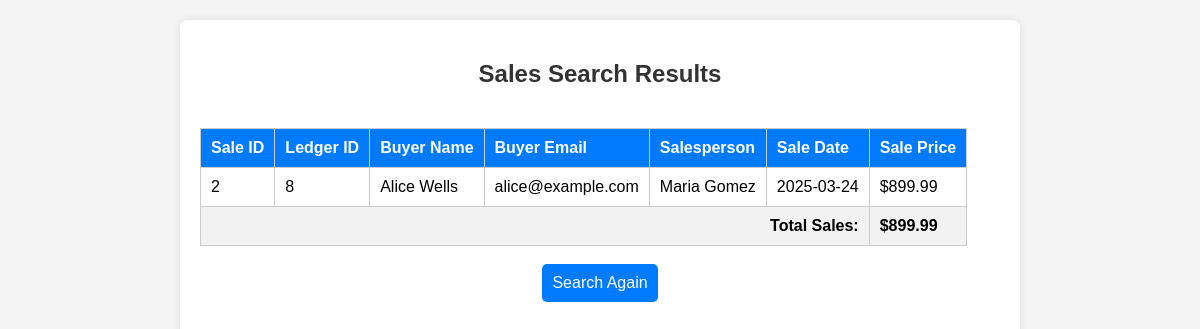
The app's page /atsv2/sales_search_results.php?BuyerName=Alice with its own data.
### tables this page shows
CREATE TABLE `salesrecord` (
  `SaleID` int(11) NOT NULL,
  `LedgerID` int(11) NOT NULL,
  `SalesPersonID` int(11) DEFAULT NULL,
  `BuyerName` varchar(255) DEFAULT NULL,
  `SaleDate` date DEFAULT NULL,
  `SalePrice` decimal(10,2) DEFAULT NULL,
  `buyer_id` int(11) DEFAULT NULL
);

CREATE TABLE `buyer` (
  `buyer_id` int(11) NOT NULL,
  `first_name` varchar(100) DEFAULT NULL,
  `last_name` varchar(100) DEFAULT NULL,
  `email` varchar(100) DEFAULT NULL,
  `phone_number` varchar(20) DEFAULT NULL
);

CREATE TABLE `salesperson` (
  `SalesPersonID` int(11) NOT NULL,
  `SalesPersonName` varchar(50) NOT NULL
);

### atsv2/sales_search_results.php (the view, shortened to what this page needs)
<?php
$servername = "localhost";
$username = "root";
$password = "";
$dbname = "atsv2";
$conn = new mysqli($servername, $username, $password, $dbname);
$conditions = [];
$params = [];
$types = "";
if (!empty($_GET['BuyerName'])) {
    $conditions[] = "(b.first_name LIKE ? OR b.last_name LIKE ?)";
    $types .= "ss";
    $nameParam = "%" . $_GET['BuyerName'] . "%";
    $params[] = $nameParam;
    $params[] = $nameParam;
}
$sql = "
    SELECT s.SaleID, s.LedgerID, s.SaleDate, s.SalePrice,
           sp.SalesPersonName, b.first_name, b.last_name, b.email AS BuyerEmail
    FROM salesrecord s
    LEFT JOIN salesperson sp ON s.SalesPersonID = sp.SalesPersonID
    LEFT JOIN buyer b ON s.buyer_id = b.buyer_id
";
if (!empty($conditions)) {
    $sql .= " WHERE " . implode(" AND ", $conditions);
}
$stmt = $conn->prepare($sql);
if (!empty($params)) {
    $stmt->bind_param($types, ...$params);
}
$stmt->execute();
$result = $stmt->get_result();
$total = 0;
foreach ($result as $r) $total += $r['SalePrice'];
$result->data_seek(0);
?>
<!DOCTYPE html>
<html lang="en">
<head>
<link rel="stylesheet" href="styles.css">
</head>
<body>
<div class="container">
<h2>Sales Search Results</h2>
<div class="table-container">
<table>
<thead>
<tr>
<th>Sale ID</th>
<th>Ledger ID</th>
<th>Buyer Name</th>
<th>Buyer Email</th>
<th>Salesperson</th>
<th>Sale Date</th>
<th>Sale Price</th>
</tr>
</thead>
<tbody>
<?php if ($result->num_rows > 0): ?>
<?php while ($row = $result->fetch_assoc()): ?>
<tr>
<td><?= $row['SaleID'] ?></td>
<td><?= $row['LedgerID'] ?></td>
<td><?= htmlspecialchars(trim($row['first_name'] . ' ' . $row['last_name'])) ?></td>
<td><?= htmlspecialchars($row['BuyerEmail']) ?></td>
<td><?= htmlspecialchars($row['SalesPersonName'] ?? 'N/A') ?></td>
<td><?= htmlspecialchars($row['SaleDate']) ?></td>
<td>$<?= number_format($row['SalePrice'], 2) ?></td>
</tr>
<?php endwhile; ?>
<tr style="font-weight: bold; background-color: #f2f2f2;">
<td colspan="6" style="text-align: right;">Total Sales:</td>
<td>$<?= number_format($total, 2) ?></td>
</tr>
<?php else: ?>
<tr><td colspan="7">No results found.</td></tr>
<?php endif; ?>
</tbody>
</table>
<br>
<button onclick="window.location.href='sales_search_form.php'">Search Again</button>
</div>
</div>
</body>
</html>

### atsv2/styles.css (style rules this page uses)
body { font-family: Arial, sans-serif; background-color: #f4f4f4; margin: 0; padding: 0; height: 100vh; display: flex; justify-content: center; align-items: center; overflow: hidden; }
.container { background: white; padding: 20px; border-radius: 8px; box-shadow: 0 0 10px rgba(0, 0, 0, 0.1); width: 90%; max-width: 800px; text-align: center; display: flex; flex-direction: column; height: 90vh; overflow: hidden; }
h2 { color: #333; flex-shrink: 0; }
input, select, button { padding: 10px; border: 1px solid #ccc; border-radius: 5px; font-size: 16px; }
button { background-color: #007bff; color: white; cursor: pointer; border: none; }
.table-container { max-height: 60vh; overflow-y: auto; overflow-x: auto; width: 100%; }
table { width: 100%; border-collapse: collapse; margin-top: 20px; display: block; overflow-x: auto; }
table th, table td { border: 1px solid #ccc; padding: 10px; text-align: left; white-space: nowrap; }
table th { background-color: #007bff; color: white; }
table tr:nth-child(even) { background-color: #f2f2f2; }

### records on screen
salesrecord: SaleID "2", LedgerID "8", buyer.last_name "Alice Wells", buyer.email "alice@example.com", SalesPersonID.SalesPersonName "Maria Gomez", SaleDate "2025-03-24", SalePrice "899.99"

### other values on screen
$total "899.99"
